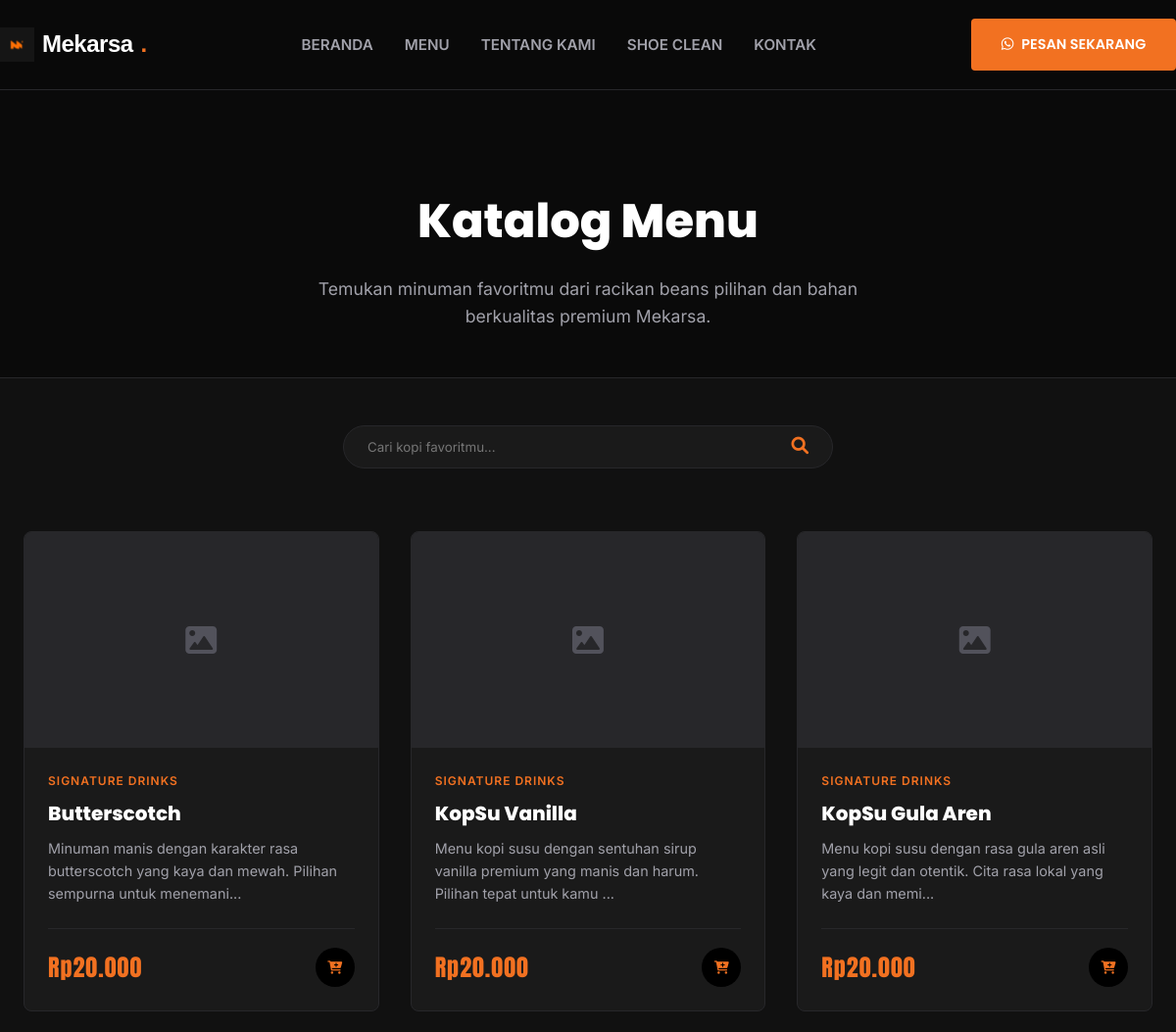
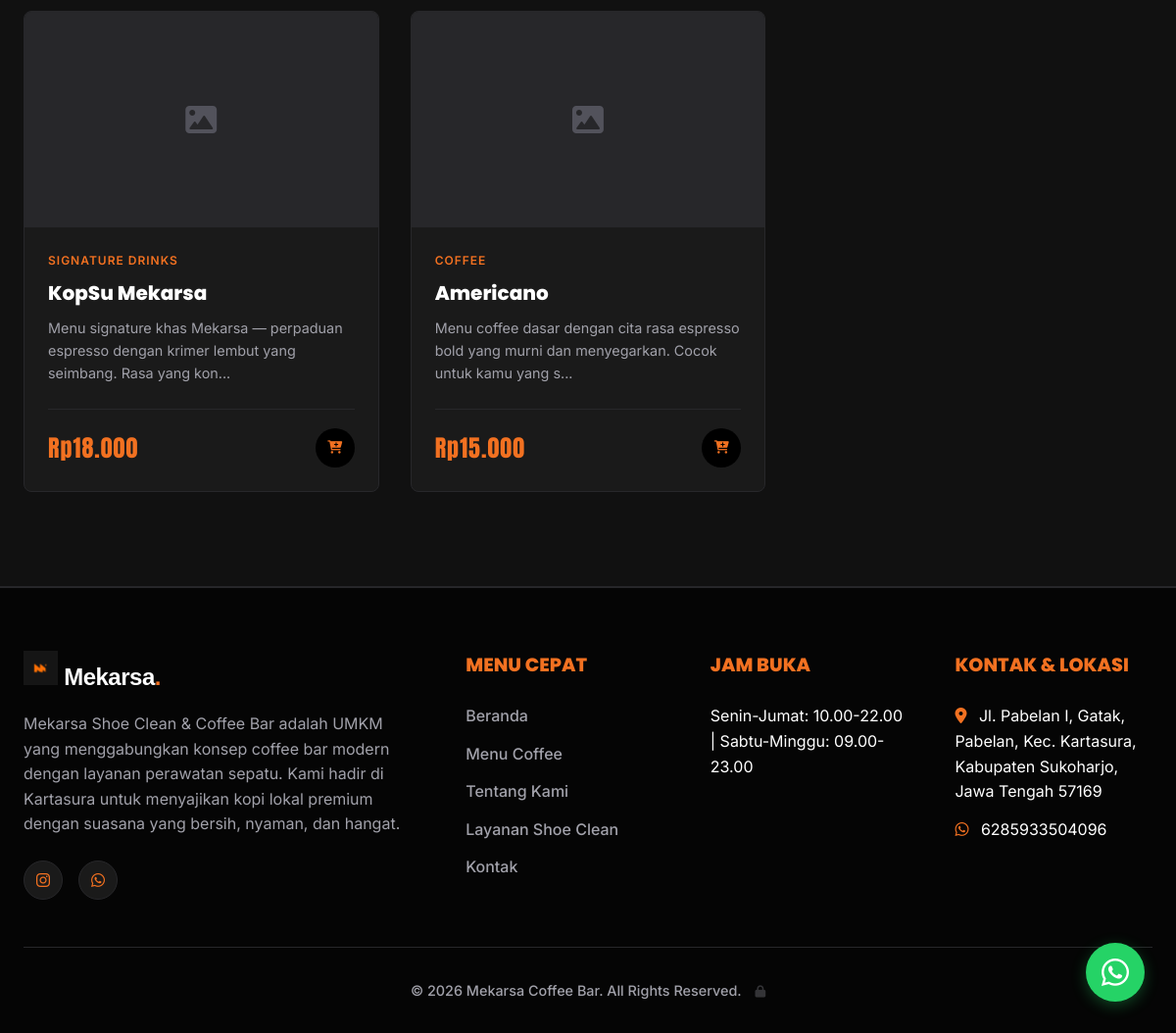
Page /menu.php on the committed database (2 pictures, top to bottom).
### tables this page shows
CREATE TABLE `settings` (
  `id` int(11) NOT NULL,
  `business_name` varchar(150) NOT NULL,
  `tagline` varchar(150) DEFAULT NULL,
  `description` text DEFAULT NULL,
  `address` text DEFAULT NULL,
  `phone` varchar(20) DEFAULT NULL,
  `whatsapp` varchar(20) DEFAULT NULL,
  `instagram` varchar(100) DEFAULT NULL,
  `maps_link` text DEFAULT NULL,
  `opening_hours` varchar(100) DEFAULT NULL,
  `updated_at` timestamp NOT NULL DEFAULT current_timestamp() ON UPDATE current_timestamp()
);

CREATE TABLE `products` (
  `id` int(11) NOT NULL,
  `category_id` int(11) NOT NULL,
  `name` varchar(100) NOT NULL,
  `description` text DEFAULT NULL,
  `price` decimal(10,2) NOT NULL,
  `stock` int(11) DEFAULT 0,
  `image` varchar(255) DEFAULT NULL,
  `is_featured` tinyint(1) DEFAULT 0,
  `status` enum('active','inactive') DEFAULT 'active',
  `created_at` timestamp NOT NULL DEFAULT current_timestamp(),
  `updated_at` timestamp NOT NULL DEFAULT current_timestamp() ON UPDATE current_timestamp()
);

CREATE TABLE `product_categories` (
  `id` int(11) NOT NULL,
  `name` varchar(100) NOT NULL,
  `description` text DEFAULT NULL,
  `created_at` timestamp NOT NULL DEFAULT current_timestamp()
);

### menu.php (the view, shortened to what this page needs)
<?php
try {
    $pdo = getDBConnection();
    $stmt = $pdo->query("SELECT * FROM settings LIMIT 1");
    $settings = $stmt->fetch(PDO::FETCH_ASSOC) ?: [
        'business_name' => 'Mekarsa Coffee Bar',
        'tagline' => 'Coffee First, Clean Vibes Always',
        'description' => '',
        'whatsapp' => '6285933504096',
        'instagram' => '',
        'address' => '',
        'opening_hours' => ''
    ];
    $wa_clean = preg_replace('/[^0-9]/', '', $settings['whatsapp']);
    $search = $_GET['q'] ?? '';
    $query = "SELECT products.*, product_categories.name as category_name
              FROM products
              LEFT JOIN product_categories ON products.category_id = product_categories.id
              WHERE products.status = 'active'";
    $params = [];
    $query .= " ORDER BY products.id DESC";
    $prodStmt = $pdo->prepare($query);
    $prodStmt->execute($params);
    $products = $prodStmt->fetchAll(PDO::FETCH_ASSOC);
} catch (PDOException $e) {
    die("Error connecting to database.");
}
?>
<!DOCTYPE html>
<html lang="id">
<head>
    <link href="https://cdnjs.cloudflare.com/ajax/libs/font-awesome/6.0.0/css/all.min.css" rel="stylesheet">
    <link rel="stylesheet" href="public/css/style.css">
</head>
<body>
    <header class="header">
        <div class="container navbar">
            <a href="index.php" class="nav-logo">
                <img src="public/images/logo.png" alt="Mekarsa Logo" class="navbar-logo-img">
                <?= htmlspecialchars(explode(' ', $settings['business_name'])[0]) ?><span>.</span>
            </a>
            <ul class="nav-links" id="navLinks">
                <li><a href="index.php">Beranda</a></li>
                <li><a href="menu.php">Menu</a></li>
                <li><a href="about.php">Tentang Kami</a></li>
                <li><a href="support-service.php">Shoe Clean</a></li>
                <li><a href="contact.php">Kontak</a></li>
            </ul>
            <div class="nav-actions">
                <a href="https://wa.me/<?= $wa_clean ?>" target="_blank" class="btn btn-primary"><i class="fab fa-whatsapp"></i> Pesan Sekarang</a>
            </div>
        </div>
    </header>
    <section class="page-header">
        <div class="container">
            <h1 class="page-title">Katalog Menu</h1>
            <p class="page-subtitle">Temukan minuman favoritmu dari racikan beans pilihan dan bahan berkualitas premium Mekarsa.</p>
        </div>
    </section>
    <section class="menu-section" style="padding-top: 3rem;">
        <div class="container">
            <div class="filter-section">
                <div class="search-bar">
                    <form action="menu.php" method="GET" style="display:flex; width:100%;">
                        <input type="text" name="q" placeholder="Cari kopi favoritmu..." value="<?= htmlspecialchars($search) ?>" style="flex:1;">
                        <button type="submit"><i class="fas fa-search"></i></button>
                    </form>
                </div>
            </div>
            <div class="menu-grid">
                <?php if(!empty($products)): ?>
                    <?php foreach($products as $product): ?>
                        <div class="menu-card">
                            <?php if($product['is_featured']): ?>
                                <div class="menu-badge">Unggulan</div>
                            <?php endif; ?>
                            <div class="menu-img">
                                <?php if($product['image']): ?>
                                    <img src="public/uploads/products/<?= htmlspecialchars($product['image']) ?>" alt="<?= htmlspecialchars($product['name']) ?>">
                                <?php else: ?>
                                    <div style="width:100%; height:100%; background:#27272a; display:flex; align-items:center; justify-content:center;">
                                        <i class="fas fa-image" style="font-size:2rem; color:#52525b;"></i>
                                    </div>
                                <?php endif; ?>
                            </div>
                            <div class="menu-content">
                                <?php if($product['category_name']): ?>
                                    <span class="menu-category"><?= htmlspecialchars($product['category_name']) ?></span>
                                <?php endif; ?>
                                <h3 class="menu-title"><a href="product-detail.php?id=<?= $product['id'] ?>"><?= htmlspecialchars($product['name']) ?></a></h3>
                                <p class="menu-desc"><?= htmlspecialchars(substr($product['description'] ?? '', 0, 100)) ?>...</p>
                                <div class="menu-footer">
                                    <span class="price">Rp<?= number_format($product['price'], 0, ',', '.') ?></span>
                                    <form action="cart_action.php" method="POST" style="margin: 0;">
                                        <button type="submit" class="btn-icon" title="Tambah ke Keranjang" style="border:none; cursor:pointer;">
                                            <i class="fas fa-cart-plus"></i>
                                        </button>
                                    </form>
                                </div>
                            </div>
                        </div>
                    <?php endforeach; ?>
                <?php else: ?>
                    <p style="grid-column: 1/-1; text-align: center; color: var(--color-gray);">Produk tidak ditemukan.</p>
                <?php endif; ?>
            </div>
        </div>
    </section>
    <footer id="contact" class="footer">
        <div class="container">
            <div class="footer-grid">
                <div class="footer-col">
                    <a href="index.php" class="nav-logo" style="display: block; margin-bottom: 1rem;">
                        <img src="public/images/logo.png" alt="Mekarsa Logo" class="navbar-logo-img">
                        <?= htmlspecialchars(explode(' ', $settings['business_name'])[0]) ?><span>.</span>
                    </a>
                    <p><?= htmlspecialchars($settings['description'] ?? 'Mekarsa Coffee Bar') ?></p>
                    <div class="social-links">
                        <?php if(!empty($settings['instagram'])): ?>
                            <a href="https://instagram.com/<?= htmlspecialchars($settings['instagram']) ?>" target="_blank"><i class="fab fa-instagram"></i></a>
                        <?php endif; ?>
                        <a href="https://wa.me/<?= $wa_clean ?>" target="_blank"><i class="fab fa-whatsapp"></i></a>
                    </div>
                </div>
                <div class="footer-col">
                                        <h4>Menu Cepat</h4>
                    <ul class="footer-links">
                        <li><a href="index.php">Beranda</a></li>
                        <li><a href="menu.php">Menu Coffee</a></li>
                        <li><a href="about.php">Tentang Kami</a></li>
                        <li><a href="support-service.php">Layanan Shoe Clean</a></li>
                        <li><a href="contact.php">Kontak</a></li>
                    </ul>
                </div>
                <div class="footer-col">
                    <h4>Jam Buka</h4>
                    <ul class="footer-links">
                        <li><?= htmlspecialchars($settings['opening_hours'] ?? 'Buka Setiap Hari') ?></li>
                    </ul>
                </div>
                <div class="footer-col">
                    <h4>Kontak & Lokasi</h4>
                    <ul class="footer-links">
                        <li><i class="fas fa-map-marker-alt" style="color: var(--color-orange); margin-right: 8px;"></i> <?= htmlspecialchars($settings['address'] ?? '') ?></li>
                        <li><i class="fab fa-whatsapp" style="color: var(--color-orange); margin-right: 8px;"></i> <?= htmlspecialchars($settings['whatsapp'] ?? '') ?></li>
                    </ul>
                </div>
            </div>
            <div class="footer-bottom">
                &copy; <?= date('Y') ?> <?= htmlspecialchars($settings['business_name']) ?>. All Rights Reserved.
             <a href="portal-mekarsa/login.php" style="color: inherit; text-decoration: none; margin-left: 10px; opacity: 0.3; transition: opacity 0.3s;" onmouseover="this.style.opacity='1'" onmouseout="this.style.opacity='0.3'" title="Admin Login"><i class="fas fa-lock" style="font-size:0.85em;"></i></a>
            </div>
        </div>
    </footer>
    <a href="https://wa.me/<?= $wa_clean ?>" target="_blank" class="float-wa" title="Hubungi kami via WhatsApp">
        <i class="fab fa-whatsapp"></i>
    </a>
</body>
</html>

### menu.php (style rules this page uses)
.page-header { padding: 6rem 0 3rem; text-align: center; background-color: var(--color-bg-main); }
.page-title { font-size: 3rem; margin-bottom: 1rem; color: var(--color-white); }
.page-subtitle { font-size: 1.1rem; color: var(--color-text-muted); max-width: 600px; margin: 0 auto; }

### rows in the picture
settings: business_name "Mekarsa", description "Mekarsa Shoe Clean & Coffee Bar adalah UMKM yang menggabungkan konsep coffee bar modern dengan layanan perawatan sepatu. Kami hadir di Kartasura untuk menyajikan kopi lokal premium dengan suasana yang bersih, nyaman, dan hangat.", opening_hours "Senin-Jumat: 10.00-22.00 | Sabtu-Minggu: 09.00-23.00", address "Jl. Pabelan I, Gatak, Pabelan, Kec. Kartasura, Kabupaten Sukoharjo, Jawa Tengah 57169", whatsapp "6285933504096", business_name "Mekarsa Coffee Bar"
products: category.name "SIGNATURE DRINKS", name "Butterscotch", description "Minuman manis dengan karakter rasa butterscotch yang kaya dan mewah. Pilihan sempurna untuk menemani", price "20.000"
products: category.name "SIGNATURE DRINKS", name "KopSu Vanilla", description "Menu kopi susu dengan sentuhan sirup vanilla premium yang manis dan harum. Pilihan tepat untuk kamu", price "20.000"
products: category.name "SIGNATURE DRINKS", name "KopSu Gula Aren", description "Menu kopi susu dengan rasa gula aren asli yang legit dan otentik. Cita rasa lokal yang kaya dan memi", price "20.000"
products: category.name "SIGNATURE DRINKS", name "KopSu Mekarsa", description "Menu signature khas Mekarsa — perpaduan espresso dengan krimer lembut yang seimbang. Rasa yang kon", price "18.000"
products: category.name "COFFEE", name "Americano", description "Menu coffee dasar dengan cita rasa espresso bold yang murni dan menyegarkan. Cocok untuk kamu yang s", price "15.000"
